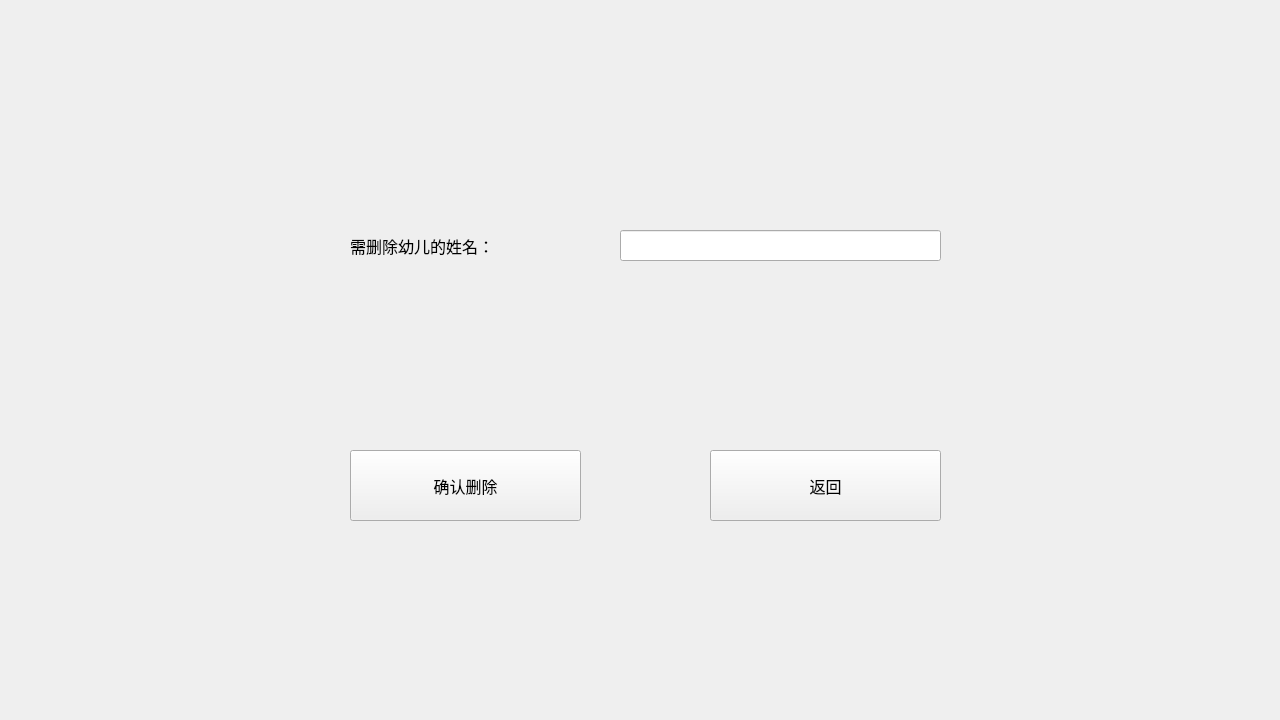
<?xml version="1.0" encoding="UTF-8"?>
<ui version="4.0">
 <class>Form</class>
 <widget class="QWidget" name="Form">
  <property name="geometry">
   <rect>
    <x>0</x>
    <y>0</y>
    <width>1280</width>
    <height>720</height>
   </rect>
  </property>
  <property name="windowTitle">
   <string>Form</string>
  </property>
  <widget class="QLabel" name="label">
   <property name="geometry">
    <rect>
     <x>350</x>
     <y>210</y>
     <width>201</width>
     <height>71</height>
    </rect>
   </property>
   <property name="font">
    <font>
     <family>Adobe 黑体 Std R</family>
     <pointsize>12</pointsize>
    </font>
   </property>
   <property name="text">
    <string>需删除幼儿的姓名：</string>
   </property>
  </widget>
  <widget class="QLineEdit" name="lineEdit">
   <property name="geometry">
    <rect>
     <x>620</x>
     <y>230</y>
     <width>321</width>
     <height>31</height>
    </rect>
   </property>
  </widget>
  <widget class="QPushButton" name="pushButton">
   <property name="geometry">
    <rect>
     <x>350</x>
     <y>450</y>
     <width>231</width>
     <height>71</height>
    </rect>
   </property>
   <property name="font">
    <font>
     <family>Adobe 黑体 Std R</family>
     <pointsize>12</pointsize>
    </font>
   </property>
   <property name="text">
    <string>确认删除</string>
   </property>
  </widget>
  <widget class="QPushButton" name="pushButton_2">
   <property name="geometry">
    <rect>
     <x>710</x>
     <y>450</y>
     <width>231</width>
     <height>71</height>
    </rect>
   </property>
   <property name="font">
    <font>
     <family>Adobe 黑体 Std R</family>
     <pointsize>12</pointsize>
    </font>
   </property>
   <property name="text">
    <string>返回</string>
   </property>
  </widget>
 </widget>
 <resources/>
 <connections/>
</ui>
